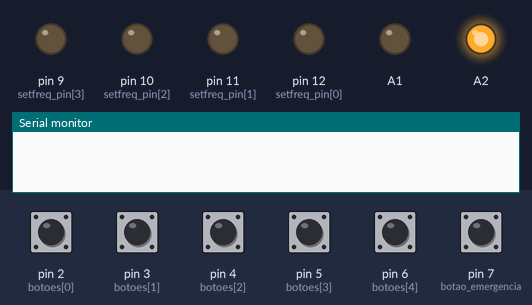
This sketch was run on a simulated Arduino Uno, built with avr-gcc and run on an emulated ATmega328P. On the bench: output pins drawn as LEDs (lit = HIGH), the last lines printed to the serial monitor. Inputs (shaded band) come from the test bench; at power-on: pin 2 (botoes[0]), pin 3 (botoes[1]), pin 4 (botoes[2]), pin 5 (botoes[3]), pin 6 (botoes[4]), pin 7 (botao_emergencia) HIGH.

Above: at 1.2 s.
1.3 s: pin 2 (botoes[0]) pulled LOW for 1 s
At 2.6 s:
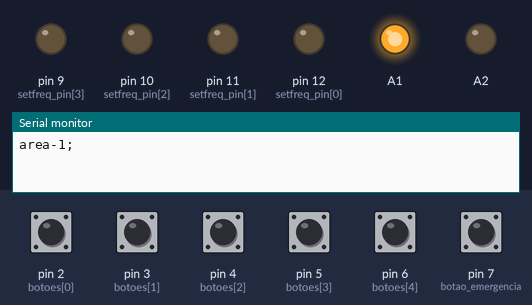
At 3.4 s:
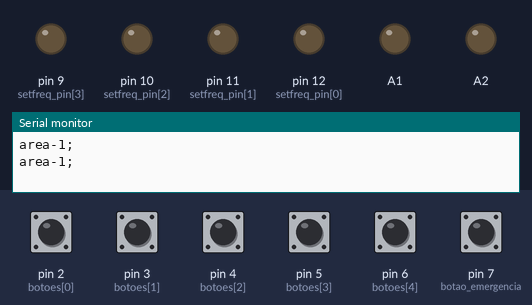
Timing chart, 0 to 4.9 s (numbered marks = the images above; inputs shaded):
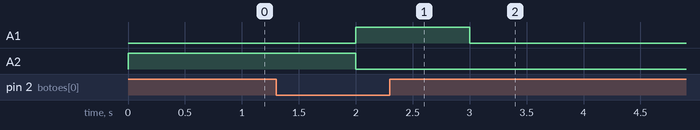

Measured:
- after the input at 1.3 s, A1: LOW → HIGH after 0.70 s, → LOW 1.0 s later; A2: HIGH → LOW after 0.70 s

The sketch:

87.7_.ino
```cpp
int local = 0;

float freq = 87.7;
//pinagem dos botoes
int botoes[5] = {2, 3, 4, 5, 6}, botao_emergencia = 7;
//pinagem da configuracao da frequencia
int setfreq_pin[4] = {12, 11, 10, 9};
//relacao da frequencia e a pinagem
float setfreq_data[14][5] = {
  //frequencia de emergencia
  {87.7, 0, 0, 0, 0},
  //frequencias "baixas"
  {87.9, 1, 0, 0, 0},
  {88.1, 0, 1, 0, 0},
  {88.3, 1, 1, 0, 0},
  {88.5, 0, 0, 1, 0},
  {88.7, 1, 0, 1, 0},
  {88.9, 0, 1, 1, 0},
  //frequencias "altas"
  {106.7, 0, 0, 0, 1},
  {106.9, 1, 0, 0, 1},
  {107.1, 0, 1, 0, 1},
  {107.3, 1, 1, 0, 1},
  {107.5, 0, 0, 1, 1},
  {107.7, 1, 0, 1, 1},
  {107.9, 0, 1, 1, 1}
};

float freq_emerge = 87.7;

//prototipagem
void setfreq(float);

void setup() {
  Serial.begin(9600);
  Serial.setTimeout(1);
  //botoes pra simular area
  for (int i = 0; i < 5; i++) {
    pinMode(botoes[i], INPUT_PULLUP);
  }
  pinMode(botao_emergencia, INPUT_PULLUP); //botao de emergencia

  //pinMode(8, OUTPUT); //led de emergencia
  //pinMode(9, OUTPUT); //led de mudanca de estadoh

  for (int i = 0; i < 4; i++) {
    pinMode(setfreq_pin[i], OUTPUT);
  }
  pinMode(A1, OUTPUT);
  pinMode(A2, OUTPUT);

}

void loop() {
  if (digitalRead(botoes[0]) == 0) {
    local = 1;
    digitalWrite(A1, 1);
  } else if (digitalRead(botoes[1]) == 0) {
    local = 2;
    digitalWrite(A1, 1);
  } else if (digitalRead(botoes[2]) == 0) {
    local = 3;
    digitalWrite(A1, 1);
  } else if (digitalRead(botoes[3]) == 0) {
    local = 4;
    digitalWrite(A1, 1);
  } else if (digitalRead(botoes[4]) == 0) {
    local = 5;
    digitalWrite(A1, 1);
  } else if (digitalRead(botao_emergencia) == 0) {
    setfreq(freq_emerge);
    digitalWrite(A1, 1);
  }


  if (local != 0) {
    Serial.print("area-");
    Serial.print(local);
    Serial.println(";");
    digitalWrite(A2, 0);
  }
  else {
    digitalWrite(A2, 1);
    if (digitalRead(botao_emergencia) == 0) {
      freq = freq_emerge;
    }
  }
  while (Serial.available() > 0) {
    // Lê a string recebida
    String receivedMessage = Serial.readStringUntil('\n');
    freq = receivedMessage.toFloat();
  }

  delay(1000);
  digitalWrite(A1, 0);

  setfreq(freq);
}

//configura a frequencia do modulo
void setfreq(float freq) {

  //Serial.println("confg frequencia");
  //para cada frequencia comfiguravél
  for (int i = 0; i < 14; i++) {
    //verifica se a ferequencia passada esta entre as configuraveis
    if (freq == setfreq_data[i][0]) {
      //se sim, configura o estado dos pinos para essa frequencia
      for (int j = 0; j < 4; j++) {
        digitalWrite(setfreq_pin[j], (bool) setfreq_data[i][j + 1]);
      }
      break;//e sai do loop
    }
  }
}
```
